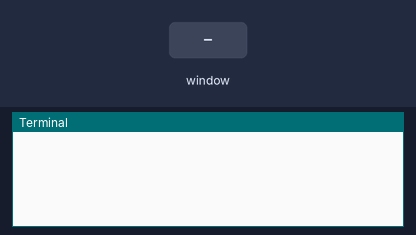
Bench run of a program on a simulated Raspberry Pi (BCM pin numbers). Shown: the last lines printed to the terminal. The test bench sets the inputs (shaded band). The desktop window is not drawn, its controls go by their first labels and the mouse button is held 0.15 s.

Above: at 1.2 s.
1.3 s: control labelled "0 - None" in the window clicked
At 2.5 s:
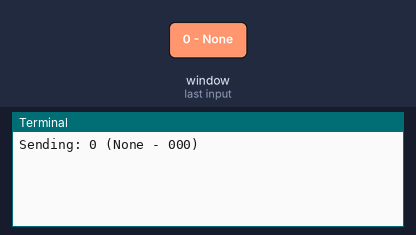
2.8 s: control labelled "1 - Aluminum" in the window clicked
At 3.8 s:
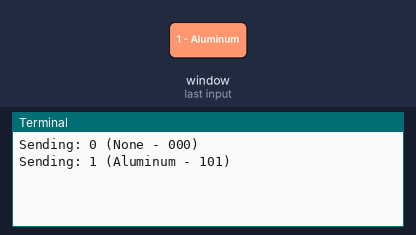
4.3 s: control labelled "2 - Copper" in the window clicked
At 5.0 s:
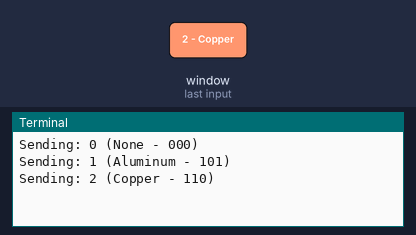
5.8 s: control labelled "3 - Steel" in the window clicked
At 6.1 s:
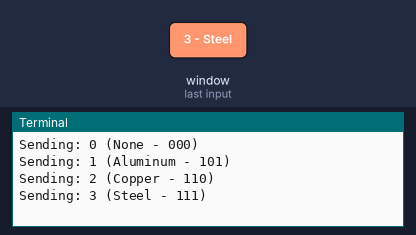
7.3 s: control labelled "4 - Others" in the window clicked
At 8.5 s:
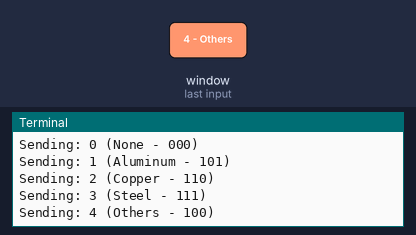

Measured:
- after the input at 1.3 s, the terminal: prints a new line at once (image 1)
- after the input at 2.8 s, the terminal: prints a new line at once (image 2)
- after the input at 4.3 s, the terminal: prints a new line at once (image 3)
- after the input at 5.8 s, the terminal: prints a new line at once (image 4)
- after the input at 7.3 s, the terminal: prints a new line at once (image 5)

The program:

sort.py
```python
import RPi.GPIO as GPIO
import time
import tkinter as tk
from tkinter import ttk

# Define the GPIO pins connected to the Arduino
data_pin_lsb = 16
data_pin_mid = 6
data_ready_pin = 26  # Changed to be the data ready pin

# Set the GPIO mode to BCM numbering
GPIO.setmode(GPIO.BCM)

# Set the GPIO pins as outputs
GPIO.setup(data_pin_lsb, GPIO.OUT)
GPIO.setup(data_pin_mid, GPIO.OUT)
GPIO.setup(data_ready_pin, GPIO.OUT)  # Set data_ready_pin as output

def send_data(data_value):
    """
    Sends data to the Arduino via GPIO pins, now with 5 values and 3 pins, using
    GPIO 26 as the data ready pin, and 1XX encoding for materials.

    Args:
        data_value: The data value to send (0, 1, 2, 3, or 4).
    """
    if data_value == 0:
        GPIO.output(data_ready_pin, GPIO.LOW)
        GPIO.output(data_pin_mid, GPIO.LOW)
        GPIO.output(data_pin_lsb, GPIO.LOW)
        GPIO.output(data_ready_pin, GPIO.HIGH)
        print("Sending: 0 (None - 000)")
    elif data_value == 1:
        GPIO.output(data_ready_pin, GPIO.LOW)
        GPIO.output(data_pin_mid, GPIO.LOW)
        GPIO.output(data_pin_lsb, GPIO.HIGH)
        GPIO.output(data_ready_pin, GPIO.HIGH)
        print("Sending: 1 (Aluminum - 101)")
    elif data_value == 2:
        GPIO.output(data_ready_pin, GPIO.LOW)
        GPIO.output(data_pin_mid, GPIO.HIGH)
        GPIO.output(data_pin_lsb, GPIO.LOW)
        GPIO.output(data_ready_pin, GPIO.HIGH)
        print("Sending: 2 (Copper - 110)")
    elif data_value == 3:
        GPIO.output(data_ready_pin, GPIO.LOW)
        GPIO.output(data_pin_mid, GPIO.HIGH)
        GPIO.output(data_pin_lsb, GPIO.HIGH)
        GPIO.output(data_ready_pin, GPIO.HIGH)
        print("Sending: 3 (Steel - 111)")
    elif data_value == 4:
        GPIO.output(data_ready_pin, GPIO.LOW)
        GPIO.output(data_pin_mid, GPIO.LOW)
        GPIO.output(data_pin_lsb, GPIO.LOW)
        GPIO.output(data_ready_pin, GPIO.HIGH)
        print("Sending: 4 (Others - 100)")
    else:
        print("Invalid data value. Please send 0, 1, 2, 3, or 4.")
    GPIO.output(data_ready_pin, GPIO.LOW)

def create_gui():
    """
    Creates the main application window with buttons.
    """
    root = tk.Tk()
    root.title("Material Selection")
    root.geometry("300x250")

    none_button = ttk.Button(root, text="0 - None", command=lambda: send_data(0))
    aluminum_button = ttk.Button(root, text="1 - Aluminum", command=lambda: send_data(1))
    copper_button = ttk.Button(root, text="2 - Copper", command=lambda: send_data(2))
    steel_button = ttk.Button(root, text="3 - Steel", command=lambda: send_data(3))
    others_button = ttk.Button(root, text="4 - Others", command=lambda: send_data(4))

    none_button.grid(row=0, column=0, columnspan=2, padx=20, pady=10, sticky="ew")
    aluminum_button.grid(row=1, column=0, padx=20, pady=10, sticky="ew")
    copper_button.grid(row=1, column=1, padx=20, pady=10, sticky="ew")
    steel_button.grid(row=2, column=0, padx=20, pady=10, sticky="ew")
    others_button.grid(row=2, column=1, padx=20, pady=10, sticky="ew")

    root.grid_columnconfigure(0, weight=1)
    root.grid_columnconfigure(1, weight=1)
    root.protocol("WM_DELETE_WINDOW", on_closing)
    root.mainloop()

def on_closing():
    """
    This function is called when the window is closed.
    """
    GPIO.cleanup()
    print("GPIO cleanup complete. Exiting application.")

if __name__ == "__main__":
    try:
        create_gui()
    except Exception as e:
        print(f"An error occurred: {e}")
    finally:
        GPIO.cleanup()
```
